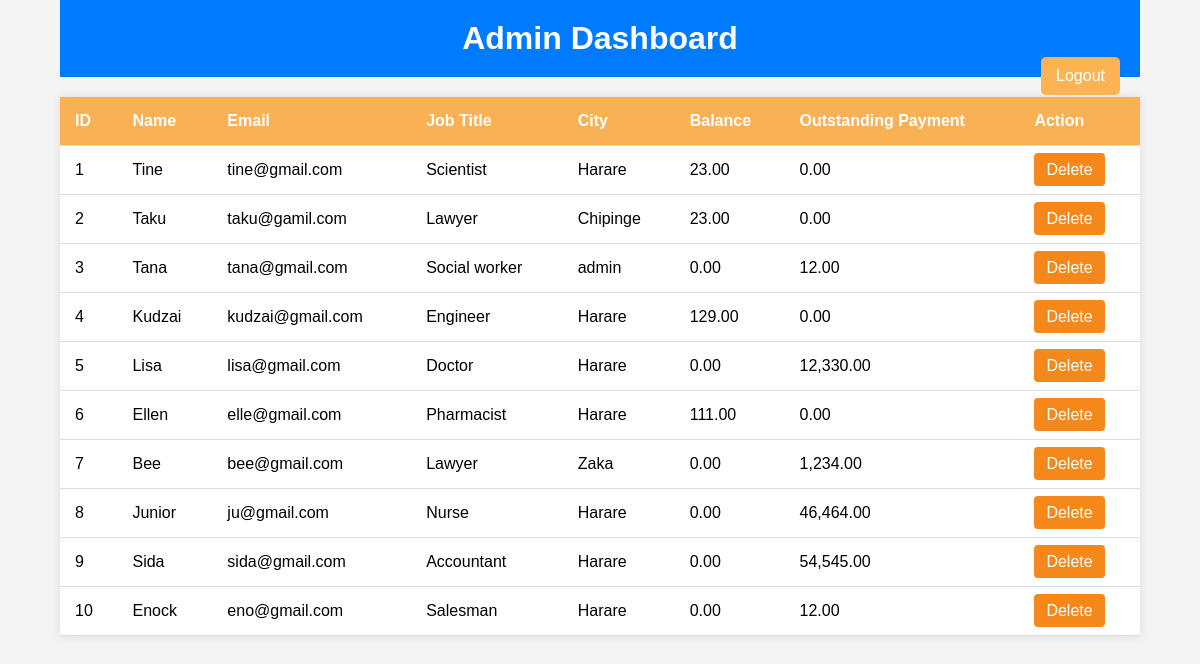
/phpforms/admin_dashboard.php (signed in), run on the app's committed database.
### tables this page shows
CREATE TABLE `users` (
  `id` int(11) NOT NULL,
  `username` varchar(50) NOT NULL,
  `password` varchar(255) NOT NULL,
  `name` varchar(100) NOT NULL,
  `email` varchar(100) NOT NULL,
  `job_title` varchar(50) NOT NULL,
  `city` varchar(50) NOT NULL,
  `balance` decimal(10,0) NOT NULL,
  `outstanding_payment` decimal(10,0) NOT NULL,
  `role` varchar(10) NOT NULL
);

### phpforms/admin_dashboard.php (the view, shortened to what this page needs)
<?php
include 'db_connect.php';
$query = "SELECT * FROM users";
$result = $conn->query($query);
?>
<!DOCTYPE html>
<html lang="en">
<head>
    <link rel="stylesheet" href="stylesheet/admin.css">
</head>
<body>
    <div class="container">
        <header>
            <h1>Admin Dashboard</h1>
            <a href="logout.php" class="logout-button">Logout</a>
        </header>
        <table class="user-table">
            <thead>
                <tr>
                    <th>ID</th>
                    <th>Name</th>
                    <th>Email</th>
                    <th>Job Title</th>
                    <th>City</th>
                    <th>Balance</th>
                    <th>Outstanding Payment</th>
                    <th>Action</th>
                </tr>
            </thead>
            <tbody>
                <?php while ($row = $result->fetch_assoc()) { ?>
                    <tr>
                        <td><?php echo $row['id']; ?></td>
                        <td><?php echo $row['name']; ?></td>
                        <td><?php echo $row['email']; ?></td>
                        <td><?php echo $row['job_title']; ?></td>
                        <td><?php echo $row['city']; ?></td>
                        <td><?php echo number_format($row['balance'], 2); ?></td>
                        <td><?php echo number_format($row['outstanding_payment'], 2); ?></td>
                        <td><a href="delete_user.php?id=<?php echo $row['id']; ?>" class="delete-button" onclick="return confirm('Are you sure?')">Delete</a></td>
                    </tr>
                <?php } ?>
            </tbody>
        </table>
    </div>
</body>
</html>

### stylesheet/admin.css (style rules this page uses)
body { font-family: Arial, sans-serif; background-color: #f4f4f4; margin: 0; padding: 0; }
.container { width: 90%; margin: auto; max-width: 1200px; }
header { background-color: #007bff; color: white; padding: 20px; text-align: center; }
h1 { margin: 0; }
.logout-button { background-color: #fbb451; color: white; padding: 10px 15px; text-decoration: none; border-radius: 5px; float: right; }
.user-table { width: 100%; border-collapse: collapse; margin-top: 20px; background-color: white; box-shadow: 0 0 10px rgba(0, 0, 0, 0.1); }
.user-table th, .user-table td { padding: 15px; text-align: left; border-bottom: 1px solid #ddd; }
.user-table th { background-color: #f9b154; color: white; }
.delete-button { color: white; background-color: #f4881b; padding: 8px 12px; border-radius: 4px; text-decoration: none; }

### data on the page
users: id "1", name "Tine", email "tine@gmail.com", job_title "Scientist", city "Harare", balance "23.00", outstanding_payment "0.00"
users: id "2", name "Taku", email "taku@gamil.com", job_title "Lawyer", city "Chipinge", balance "23.00", outstanding_payment "0.00"
users: id "3", name "Tana", email "tana@gmail.com", job_title "Social worker", city "admin", balance "0.00", outstanding_payment "12.00"
users: id "4", name "Kudzai", email "kudzai@gmail.com", job_title "Engineer", city "Harare", balance "129.00", outstanding_payment "0.00"
users: id "5", name "Lisa", email "lisa@gmail.com", job_title "Doctor", city "Harare", balance "0.00", outstanding_payment "12,330.00"
users: id "6", name "Ellen", email "elle@gmail.com", job_title "Pharmacist", city "Harare", balance "111.00", outstanding_payment "0.00"
users: id "7", name "Bee", email "bee@gmail.com", job_title "Lawyer", city "Zaka", balance "0.00", outstanding_payment "1,234.00"
users: id "8", name "Junior", email "ju@gmail.com", job_title "Nurse", city "Harare", balance "0.00", outstanding_payment "46,464.00"
users: id "9", name "Sida", email "sida@gmail.com", job_title "Accountant", city "Harare", balance "0.00", outstanding_payment "54,545.00"
users: id "10", name "Enock", email "eno@gmail.com", job_title "Salesman", city "Harare", balance "0.00", outstanding_payment "12.00"
